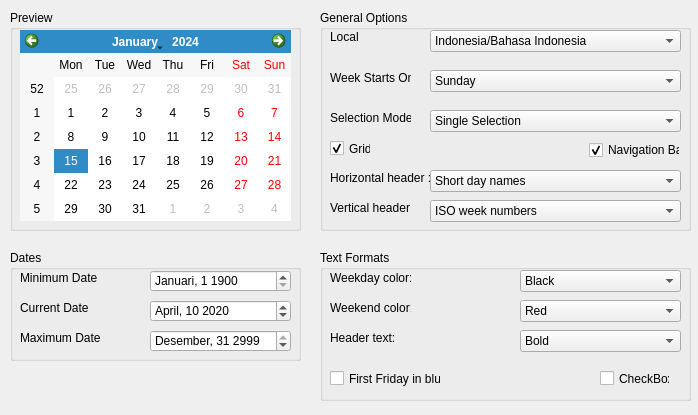
<?xml version="1.0" encoding="UTF-8"?>
<ui version="4.0">
 <class>Frame</class>
 <widget class="QFrame" name="Frame">
  <property name="geometry">
   <rect>
    <x>0</x>
    <y>0</y>
    <width>698</width>
    <height>415</height>
   </rect>
  </property>
  <property name="windowTitle">
   <string>Frame</string>
  </property>
  <widget class="QCalendarWidget" name="calendarWidget">
   <property name="geometry">
    <rect>
     <x>20</x>
     <y>30</y>
     <width>271</width>
     <height>191</height>
    </rect>
   </property>
  </widget>
  <widget class="QGroupBox" name="groupBox">
   <property name="geometry">
    <rect>
     <x>10</x>
     <y>10</y>
     <width>291</width>
     <height>221</height>
    </rect>
   </property>
   <property name="title">
    <string>Preview</string>
   </property>
  </widget>
  <widget class="QGroupBox" name="groupBox_2">
   <property name="geometry">
    <rect>
     <x>10</x>
     <y>250</y>
     <width>291</width>
     <height>111</height>
    </rect>
   </property>
   <property name="title">
    <string>Dates</string>
   </property>
   <property name="flat">
    <bool>false</bool>
   </property>
   <widget class="QLabel" name="label">
    <property name="geometry">
     <rect>
      <x>10</x>
      <y>20</y>
      <width>81</width>
      <height>16</height>
     </rect>
    </property>
    <property name="text">
     <string>Minimum Date</string>
    </property>
   </widget>
   <widget class="QLabel" name="label_2">
    <property name="geometry">
     <rect>
      <x>10</x>
      <y>50</y>
      <width>81</width>
      <height>16</height>
     </rect>
    </property>
    <property name="text">
     <string>Current Date</string>
    </property>
   </widget>
   <widget class="QLabel" name="label_3">
    <property name="geometry">
     <rect>
      <x>10</x>
      <y>80</y>
      <width>81</width>
      <height>16</height>
     </rect>
    </property>
    <property name="text">
     <string>Maximum Date</string>
    </property>
   </widget>
   <widget class="QSpinBox" name="spinBox">
    <property name="geometry">
     <rect>
      <x>140</x>
      <y>50</y>
      <width>141</width>
      <height>22</height>
     </rect>
    </property>
    <property name="suffix">
     <string> 2020</string>
    </property>
    <property name="prefix">
     <string>April, </string>
    </property>
    <property name="minimum">
     <number>1</number>
    </property>
    <property name="maximum">
     <number>31</number>
    </property>
    <property name="value">
     <number>10</number>
    </property>
   </widget>
   <widget class="QSpinBox" name="spinBox_2">
    <property name="geometry">
     <rect>
      <x>140</x>
      <y>20</y>
      <width>141</width>
      <height>22</height>
     </rect>
    </property>
    <property name="suffix">
     <string> 1900</string>
    </property>
    <property name="prefix">
     <string>Januari, </string>
    </property>
    <property name="minimum">
     <number>1</number>
    </property>
    <property name="maximum">
     <number>31</number>
    </property>
    <property name="value">
     <number>1</number>
    </property>
   </widget>
   <widget class="QSpinBox" name="spinBox_3">
    <property name="geometry">
     <rect>
      <x>140</x>
      <y>80</y>
      <width>141</width>
      <height>22</height>
     </rect>
    </property>
    <property name="suffix">
     <string> 2999</string>
    </property>
    <property name="prefix">
     <string>Desember, </string>
    </property>
    <property name="minimum">
     <number>1</number>
    </property>
    <property name="maximum">
     <number>31</number>
    </property>
    <property name="value">
     <number>31</number>
    </property>
   </widget>
  </widget>
  <widget class="QGroupBox" name="groupBox_3">
   <property name="geometry">
    <rect>
     <x>320</x>
     <y>10</y>
     <width>371</width>
     <height>221</height>
    </rect>
   </property>
   <property name="title">
    <string>General Options</string>
   </property>
   <widget class="QLabel" name="label_4">
    <property name="geometry">
     <rect>
      <x>10</x>
      <y>20</y>
      <width>47</width>
      <height>13</height>
     </rect>
    </property>
    <property name="text">
     <string>Local</string>
    </property>
   </widget>
   <widget class="QLabel" name="label_5">
    <property name="geometry">
     <rect>
      <x>10</x>
      <y>60</y>
      <width>81</width>
      <height>16</height>
     </rect>
    </property>
    <property name="text">
     <string>Week Starts On :</string>
    </property>
   </widget>
   <widget class="QLabel" name="label_6">
    <property name="geometry">
     <rect>
      <x>10</x>
      <y>100</y>
      <width>81</width>
      <height>16</height>
     </rect>
    </property>
    <property name="text">
     <string>Selection Mode :</string>
    </property>
   </widget>
   <widget class="QCheckBox" name="checkBox">
    <property name="geometry">
     <rect>
      <x>10</x>
      <y>130</y>
      <width>41</width>
      <height>17</height>
     </rect>
    </property>
    <property name="text">
     <string>Grid</string>
    </property>
    <property name="checkable">
     <bool>true</bool>
    </property>
    <property name="checked">
     <bool>true</bool>
    </property>
   </widget>
   <widget class="QCheckBox" name="checkBox_2">
    <property name="geometry">
     <rect>
      <x>269</x>
      <y>130</y>
      <width>91</width>
      <height>20</height>
     </rect>
    </property>
    <property name="text">
     <string>Navigation Bar</string>
    </property>
    <property name="checked">
     <bool>true</bool>
    </property>
   </widget>
   <widget class="QLabel" name="label_7">
    <property name="geometry">
     <rect>
      <x>10</x>
      <y>160</y>
      <width>101</width>
      <height>16</height>
     </rect>
    </property>
    <property name="text">
     <string>Horizontal header :</string>
    </property>
   </widget>
   <widget class="QLabel" name="label_8">
    <property name="geometry">
     <rect>
      <x>10</x>
      <y>190</y>
      <width>81</width>
      <height>16</height>
     </rect>
    </property>
    <property name="text">
     <string>Vertical header :</string>
    </property>
   </widget>
   <widget class="QComboBox" name="comboBox">
    <property name="geometry">
     <rect>
      <x>110</x>
      <y>20</y>
      <width>251</width>
      <height>22</height>
     </rect>
    </property>
    <property name="editable">
     <bool>false</bool>
    </property>
    <item>
     <property name="text">
      <string>Indonesia/Bahasa Indonesia</string>
     </property>
    </item>
   </widget>
   <widget class="QComboBox" name="comboBox_2">
    <property name="geometry">
     <rect>
      <x>110</x>
      <y>60</y>
      <width>251</width>
      <height>22</height>
     </rect>
    </property>
    <property name="editable">
     <bool>false</bool>
    </property>
    <item>
     <property name="text">
      <string>Sunday</string>
     </property>
    </item>
   </widget>
   <widget class="QComboBox" name="comboBox_3">
    <property name="geometry">
     <rect>
      <x>110</x>
      <y>100</y>
      <width>251</width>
      <height>22</height>
     </rect>
    </property>
    <property name="editable">
     <bool>false</bool>
    </property>
    <item>
     <property name="text">
      <string>Single Selection</string>
     </property>
    </item>
   </widget>
   <widget class="QComboBox" name="comboBox_4">
    <property name="geometry">
     <rect>
      <x>110</x>
      <y>160</y>
      <width>251</width>
      <height>22</height>
     </rect>
    </property>
    <property name="editable">
     <bool>false</bool>
    </property>
    <item>
     <property name="text">
      <string>Short day names</string>
     </property>
    </item>
   </widget>
   <widget class="QComboBox" name="comboBox_5">
    <property name="geometry">
     <rect>
      <x>110</x>
      <y>190</y>
      <width>251</width>
      <height>22</height>
     </rect>
    </property>
    <property name="editable">
     <bool>false</bool>
    </property>
    <item>
     <property name="text">
      <string>ISO week numbers</string>
     </property>
    </item>
   </widget>
  </widget>
  <widget class="QGroupBox" name="groupBox_4">
   <property name="geometry">
    <rect>
     <x>320</x>
     <y>250</y>
     <width>371</width>
     <height>151</height>
    </rect>
   </property>
   <property name="title">
    <string>Text Formats</string>
   </property>
   <widget class="QLabel" name="label_9">
    <property name="geometry">
     <rect>
      <x>10</x>
      <y>20</y>
      <width>81</width>
      <height>16</height>
     </rect>
    </property>
    <property name="text">
     <string>Weekday color:</string>
    </property>
   </widget>
   <widget class="QLabel" name="label_10">
    <property name="geometry">
     <rect>
      <x>10</x>
      <y>50</y>
      <width>81</width>
      <height>16</height>
     </rect>
    </property>
    <property name="text">
     <string>Weekend color:</string>
    </property>
   </widget>
   <widget class="QLabel" name="label_11">
    <property name="geometry">
     <rect>
      <x>10</x>
      <y>80</y>
      <width>81</width>
      <height>16</height>
     </rect>
    </property>
    <property name="text">
     <string>Header text:</string>
    </property>
   </widget>
   <widget class="QComboBox" name="comboBox_6">
    <property name="geometry">
     <rect>
      <x>200</x>
      <y>20</y>
      <width>161</width>
      <height>22</height>
     </rect>
    </property>
    <item>
     <property name="text">
      <string>Black</string>
     </property>
    </item>
   </widget>
   <widget class="QComboBox" name="comboBox_7">
    <property name="geometry">
     <rect>
      <x>200</x>
      <y>50</y>
      <width>161</width>
      <height>22</height>
     </rect>
    </property>
    <item>
     <property name="text">
      <string>Red</string>
     </property>
    </item>
   </widget>
   <widget class="QComboBox" name="comboBox_8">
    <property name="geometry">
     <rect>
      <x>200</x>
      <y>80</y>
      <width>161</width>
      <height>22</height>
     </rect>
    </property>
    <item>
     <property name="text">
      <string>Bold</string>
     </property>
    </item>
   </widget>
   <widget class="QCheckBox" name="checkBox_3">
    <property name="geometry">
     <rect>
      <x>10</x>
      <y>120</y>
      <width>111</width>
      <height>17</height>
     </rect>
    </property>
    <property name="text">
     <string>First Friday in blue</string>
    </property>
   </widget>
   <widget class="QCheckBox" name="checkBox_4">
    <property name="geometry">
     <rect>
      <x>280</x>
      <y>120</y>
      <width>70</width>
      <height>17</height>
     </rect>
    </property>
    <property name="text">
     <string>CheckBox</string>
    </property>
   </widget>
  </widget>
  <zorder>groupBox</zorder>
  <zorder>calendarWidget</zorder>
  <zorder>groupBox_2</zorder>
  <zorder>groupBox_3</zorder>
  <zorder>groupBox_4</zorder>
 </widget>
 <resources/>
 <connections/>
</ui>
